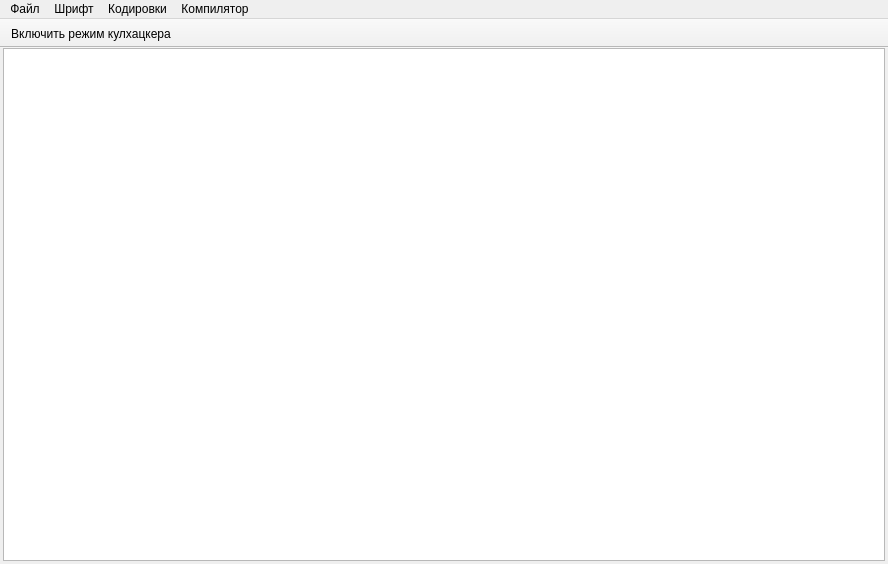
<?xml version="1.0" encoding="UTF-8"?>
<ui version="4.0">
 <class>MainWindow</class>
 <widget class="QMainWindow" name="MainWindow">
  <property name="geometry">
   <rect>
    <x>0</x>
    <y>0</y>
    <width>888</width>
    <height>564</height>
   </rect>
  </property>
  <property name="windowTitle">
   <string>TextEditor</string>
  </property>
  <property name="windowIcon">
   <iconset>
    <normaloff>R:/Games (R)/Картинки/avatar/XDl0MFn9_400x400.jpg</normaloff>R:/Games (R)/Картинки/avatar/XDl0MFn9_400x400.jpg</iconset>
  </property>
  <property name="tabShape">
   <enum>QTabWidget::Rounded</enum>
  </property>
  <widget class="QWidget" name="centralWidget">
   <property name="minimumSize">
    <size>
     <width>301</width>
     <height>198</height>
    </size>
   </property>
   <property name="autoFillBackground">
    <bool>true</bool>
   </property>
   <layout class="QGridLayout" name="gridLayout">
    <property name="leftMargin">
     <number>3</number>
    </property>
    <property name="topMargin">
     <number>0</number>
    </property>
    <property name="rightMargin">
     <number>3</number>
    </property>
    <property name="bottomMargin">
     <number>3</number>
    </property>
    <property name="spacing">
     <number>0</number>
    </property>
    <item row="0" column="0">
     <widget class="QTextEdit" name="textEdit">
      <property name="autoFillBackground">
       <bool>false</bool>
      </property>
     </widget>
    </item>
   </layout>
  </widget>
  <widget class="QMenuBar" name="menuBar">
   <property name="geometry">
    <rect>
     <x>0</x>
     <y>0</y>
     <width>888</width>
     <height>20</height>
    </rect>
   </property>
   <widget class="QMenu" name="FontMenu">
    <property name="title">
     <string>Шрифт</string>
    </property>
    <addaction name="changeFontSize"/>
    <addaction name="changeFontStyle"/>
    <addaction name="separator"/>
    <addaction name="changeFontColor"/>
    <addaction name="changeBackgroundColor"/>
    <addaction name="changeBackgroundTextColor"/>
    <addaction name="separator"/>
    <addaction name="changeSelect"/>
   </widget>
   <widget class="QMenu" name="FileMenu">
    <property name="title">
     <string>Файл</string>
    </property>
    <addaction name="createFile"/>
    <addaction name="openFile"/>
    <addaction name="separator"/>
    <addaction name="saveFile"/>
    <addaction name="saveNowFile"/>
   </widget>
   <widget class="QMenu" name="CompilerMenu">
    <property name="title">
     <string>Компилятор</string>
    </property>
    <addaction name="run"/>
   </widget>
   <widget class="QMenu" name="CodecMenu">
    <property name="title">
     <string>Кодировки</string>
    </property>
    <addaction name="action_UTF_8"/>
    <addaction name="action_KOI8_R"/>
    <addaction name="action_Windows_1251"/>
   </widget>
   <addaction name="FileMenu"/>
   <addaction name="FontMenu"/>
   <addaction name="CodecMenu"/>
   <addaction name="CompilerMenu"/>
  </widget>
  <widget class="QToolBar" name="mainToolBar">
   <property name="movable">
    <bool>false</bool>
   </property>
   <property name="allowedAreas">
    <set>Qt::TopToolBarArea</set>
   </property>
   <property name="toolButtonStyle">
    <enum>Qt::ToolButtonTextBesideIcon</enum>
   </property>
   <property name="floatable">
    <bool>true</bool>
   </property>
   <attribute name="toolBarArea">
    <enum>TopToolBarArea</enum>
   </attribute>
   <attribute name="toolBarBreak">
    <bool>false</bool>
   </attribute>
   <addaction name="highlight"/>
  </widget>
  <action name="createFile">
   <property name="text">
    <string>Создать новый</string>
   </property>
   <property name="shortcut">
    <string>Ctrl+N</string>
   </property>
  </action>
  <action name="openFile">
   <property name="text">
    <string>Открыть файл</string>
   </property>
   <property name="shortcut">
    <string>Ctrl+O</string>
   </property>
  </action>
  <action name="saveFile">
   <property name="text">
    <string>Сохранить как...</string>
   </property>
   <property name="shortcut">
    <string>Ctrl+Shift+S</string>
   </property>
  </action>
  <action name="changeFontSize">
   <property name="text">
    <string>Изменить размер текста</string>
   </property>
  </action>
  <action name="changeFontStyle">
   <property name="text">
    <string>Изменить шрифт</string>
   </property>
  </action>
  <action name="changeFontColor">
   <property name="text">
    <string>Изменить цвет текста</string>
   </property>
  </action>
  <action name="changeBackgroundColor">
   <property name="text">
    <string>Изменить цвет фона</string>
   </property>
  </action>
  <action name="changeBackgroundTextColor">
   <property name="text">
    <string>Изменить цвет фона текста</string>
   </property>
  </action>
  <action name="saveNowFile">
   <property name="text">
    <string>Сохранить</string>
   </property>
   <property name="shortcut">
    <string>Ctrl+S</string>
   </property>
  </action>
  <action name="changeSelect">
   <property name="text">
    <string>Изменить цвет выделения текста</string>
   </property>
  </action>
  <action name="run">
   <property name="text">
    <string>Собрать и запустить</string>
   </property>
  </action>
  <action name="action_UTF_8">
   <property name="text">
    <string>Кодировка в UTF-8</string>
   </property>
  </action>
  <action name="action_ANSI">
   <property name="text">
    <string>Кодировка в ANSI</string>
   </property>
  </action>
  <action name="action_KOI8_R">
   <property name="text">
    <string>Кодировка в KOI8-R</string>
   </property>
  </action>
  <action name="action_Macintosh">
   <property name="text">
    <string>Кодировка в Macintosh</string>
   </property>
  </action>
  <action name="action_Windows_1251">
   <property name="text">
    <string>Кодировка в Windows-1251</string>
   </property>
  </action>
  <action name="highlight">
   <property name="checkable">
    <bool>true</bool>
   </property>
   <property name="checked">
    <bool>false</bool>
   </property>
   <property name="text">
    <string>Включить режим кулхацкера</string>
   </property>
  </action>
  <action name="action_Unicode">
   <property name="text">
    <string>Кодировка в Unicode</string>
   </property>
  </action>
  <action name="action_fromUTF_8">
   <property name="text">
    <string>Кодировать в Юникод из UTF-8</string>
   </property>
  </action>
 </widget>
 <layoutdefault spacing="6" margin="11"/>
 <resources/>
 <connections/>
</ui>
